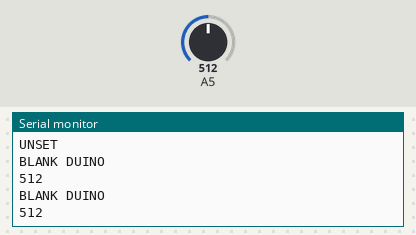
The sketch below on a simulated Arduino Uno, built with avr-gcc and run on an emulated ATmega328P. On the bench: the last lines printed to the serial monitor. The test bench sets the inputs (shaded band); at power-on: A5 = 512.

Above: at 3.2 s.
3.3 s: A5 set to 716
At 4.6 s:
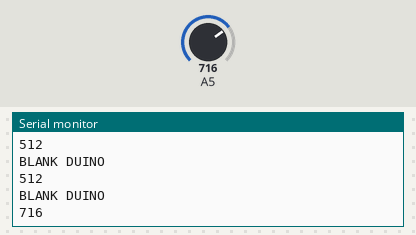
4.8 s: A5 set to 900
At 5.8 s:
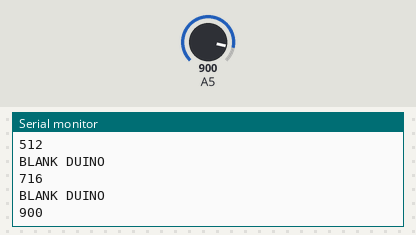
Timing chart, 0 to 7.8 s (numbered marks = the images above; inputs shaded):
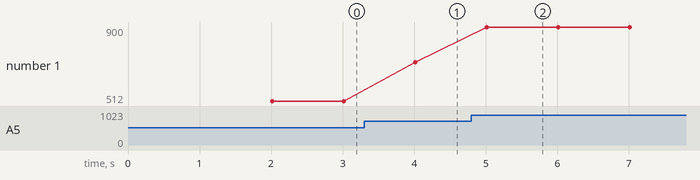

The sketch:

BLANKDUINO.ino
```cpp
void setup() {
 bootmessage();


}  // put your setup code here, to run once:


void loop() {
     Serial.println("BLANK DUINO");
     //Serial.println("ATMEGA328P(OLD BOOT LOADER)");
     Serial.println(analogRead(A5));

  delay(1000);

}
```

bootmessage.ino
```cpp
void bootmessage() {
Serial.begin(9600);
Serial.println("TOBIN BOOT");
Serial.println(__FILE__);
//Serial.println("ATMEGA328P(OLD BOOT LOADER)");
Serial.println("UNSET");
delay(2000);
}
```

Measured:
- after the input at 3.3 s, the serial monitor: prints a new line after 0.71 s (image 1)
- after the input at 4.8 s, the serial monitor: prints a new line after 0.22 s (image 2)
- plotted number 1: 512 → 716 after the input at 3.3 s, 716 → 900 after the input at 4.8 s
